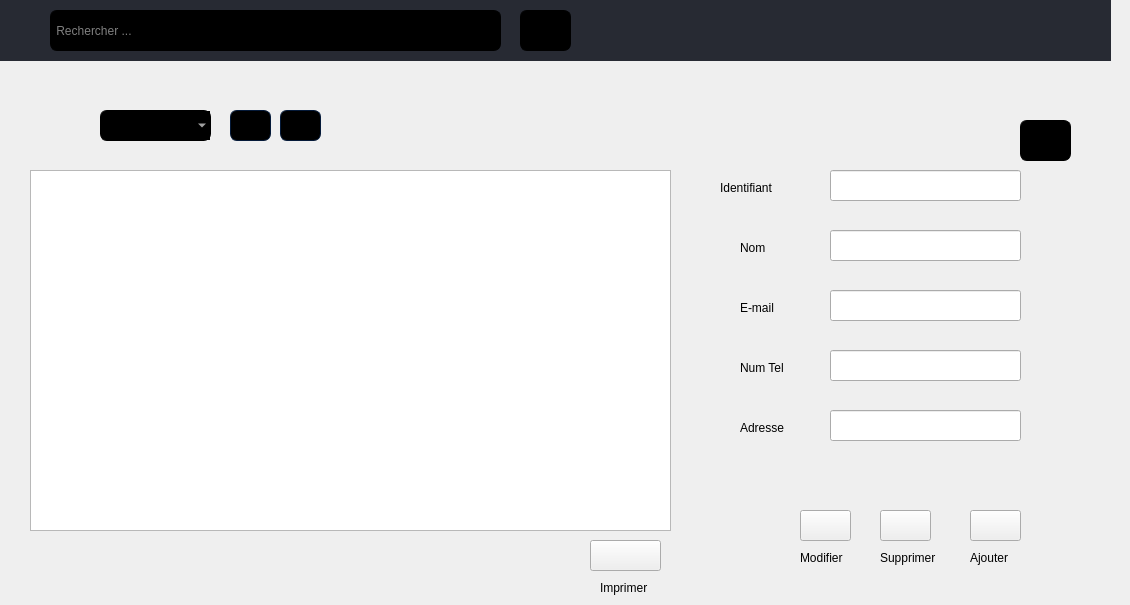
      <widget class="QWidget" name="page_10">
       <widget class="QPushButton" name="tri_decroissant_assureurs">
        <property name="geometry">
         <rect>
          <x>230</x>
          <y>110</y>
          <width>41</width>
          <height>31</height>
         </rect>
        </property>
        <property name="styleSheet">
         <string notr="true">QPushButton
{
	background-color: black;
	color: #ffffff;
	
	border-style: solid;
	border-width: 1px;
	border-radius: 7px;
	border-color: #051a39;
	padding: 5px;

}


QPushButton::flat
{
	background-color: transparent;
	border: none;
	color: #fff;

}


QPushButton::disabled
{
	background-color: #404040;
	color: #656565;
	border-color: #051a39;

}


QPushButton::hover
{
	background-color: rgba(183, 134, 32, 20%);
	border: 1px solid #b78620;

}


QPushButton::pressed
{
	background-color: qlineargradient(spread:repeat, x1:1, y1:0, x2:1, y2:1, stop:0 rgba(74, 74, 74, 255),stop:1 rgba(49, 49, 49, 255));
	border: 1px solid #b78620;

}


QPushButton::checked
{
	background-color: qlineargradient(spread:repeat, x1:1, y1:0, x2:1, y2:1, stop:0 rgba(74, 74, 74, 255),stop:1 rgba(49, 49, 49, 255));
	border: 1px solid #222;

}
</string>
        </property>
        <property name="text">
         <string/>
        </property>
        <property name="icon">
         <iconset resource="res.qrc">
          <normaloff>:/theme_sombre/fleche_bas.png</normaloff>:/theme_sombre/fleche_bas.png</iconset>
        </property>
       </widget>
       <widget class="QLineEdit" name="barre_recherche_assureurs">
        <property name="geometry">
         <rect>
          <x>50</x>
          <y>10</y>
          <width>451</width>
          <height>41</height>
         </rect>
        </property>
        <property name="styleSheet">
         <string notr="true">QLineEdit
{
	background-color: black;
	color: white;
	min-width: 80px;
	border-style: solid;
	border-width: 1px;
	border-radius: 7px;
	border-color: black
}</string>
        </property>
        <property name="text">
         <string/>
        </property>
        <property name="placeholderText">
         <string> Rechercher ...</string>
        </property>
       </widget>
       <widget class="QPushButton" name="pb_recherche_assureurs">
        <property name="geometry">
         <rect>
          <x>520</x>
          <y>10</y>
          <width>51</width>
          <height>41</height>
         </rect>
        </property>
        <property name="styleSheet">
         <string notr="true">QPushButton
{
	background-color: black;
	color: #ffffff;
	
	border-style: solid;
	border-width: 1px;
	border-radius: 7px;
	border-color: black;
	padding: 5px;

}


QPushButton::flat
{
	background-color: transparent;
	border: none;
	color: #fff;

}


QPushButton::disabled
{
	background-color: #404040;
	color: #656565;
	border-color: #051a39;

}


QPushButton::hover
{
	background-color: rgba(183, 134, 32, 20%);
	border: 1px solid #b78620;

}


QPushButton::pressed
{
	background-color: qlineargradient(spread:repeat, x1:1, y1:0, x2:1, y2:1, stop:0 rgba(74, 74, 74, 255),stop:1 rgba(49, 49, 49, 255));
	border: 1px solid #b78620;

}


QPushButton::checked
{
	background-color: qlineargradient(spread:repeat, x1:1, y1:0, x2:1, y2:1, stop:0 rgba(74, 74, 74, 255),stop:1 rgba(49, 49, 49, 255));
	border: 1px solid #222;

}

</string>
        </property>
        <property name="text">
         <string/>
        </property>
        <property name="icon">
         <iconset>
          <normaloff>:/theme_sombre/search1.png</normaloff>:/theme_sombre/search1.png</iconset>
        </property>
       </widget>
       <widget class="QLabel" name="marge_haute_2">
        <property name="geometry">
         <rect>
          <x>-10</x>
          <y>0</y>
          <width>1121</width>
          <height>61</height>
         </rect>
        </property>
        <property name="styleSheet">
         <string notr="true">background-color: #272a33;

border-color: #272a33;
	padding: 5px;
border-width: 3px;
border-style: solid ;</string>
        </property>
        <property name="text">
         <string/>
        </property>
       </widget>
       <widget class="QTableView" name="tabassureurs">
        <property name="geometry">
         <rect>
          <x>30</x>
          <y>170</y>
          <width>641</width>
          <height>361</height>
         </rect>
        </property>
        <property name="styleSheet">
         <string notr="true"/>
        </property>
       </widget>
       <widget class="QPushButton" name="tri_croissant_assureurs">
        <property name="geometry">
         <rect>
          <x>280</x>
          <y>110</y>
          <width>41</width>
          <height>31</height>
         </rect>
        </property>
        <property name="styleSheet">
         <string notr="true">QPushButton
{
	background-color: black;
	color: #ffffff;
	
	border-style: solid;
	border-width: 1px;
	border-radius: 7px;
	border-color: #051a39;
	padding: 5px;

}


QPushButton::flat
{
	background-color: transparent;
	border: none;
	color: #fff;

}


QPushButton::disabled
{
	background-color: #404040;
	color: #656565;
	border-color: #051a39;

}


QPushButton::hover
{
	background-color: rgba(183, 134, 32, 20%);
	border: 1px solid #b78620;

}


QPushButton::pressed
{
	background-color: qlineargradient(spread:repeat, x1:1, y1:0, x2:1, y2:1, stop:0 rgba(74, 74, 74, 255),stop:1 rgba(49, 49, 49, 255));
	border: 1px solid #b78620;

}


QPushButton::checked
{
	background-color: qlineargradient(spread:repeat, x1:1, y1:0, x2:1, y2:1, stop:0 rgba(74, 74, 74, 255),stop:1 rgba(49, 49, 49, 255));
	border: 1px solid #222;

}
</string>
        </property>
        <property name="text">
         <string/>
        </property>
        <property name="icon">
         <iconset resource="res.qrc">
          <normaloff>:/theme_sombre/fleche_haut.png</normaloff>:/theme_sombre/fleche_haut.png</iconset>
        </property>
       </widget>
       <widget class="QComboBox" name="liste_tri_assureurs">
        <property name="geometry">
         <rect>
          <x>100</x>
          <y>110</y>
          <width>111</width>
          <height>31</height>
         </rect>
        </property>
        <property name="styleSheet">
         <string notr="true">background-color: black;
	color: white;
	min-width: 80px;
	border-style: solid;
	border-width: 1px;
	border-radius: 7px;
	border-color: black</string>
        </property>
        <property name="currentText">
         <string/>
        </property>
       </widget>
       <widget class="QPushButton" name="clear_2">
        <property name="geometry">
         <rect>
          <x>1020</x>
          <y>120</y>
          <width>51</width>
          <height>41</height>
         </rect>
        </property>
        <property name="styleSheet">
         <string notr="true">QPushButton
{
	background-color: black;
	color: #ffffff;
	
	border-style: solid;
	border-width: 1px;
	border-radius: 7px;
	border-color: black;
	padding: 5px;

}


QPushButton::flat
{
	background-color: transparent;
	border: none;
	color: #fff;

}


QPushButton::disabled
{
	background-color: #404040;
	color: #656565;
	border-color: #051a39;

}


QPushButton::hover
{
	background-color: rgba(183, 134, 32, 20%);
	border: 1px solid #b78620;

}


QPushButton::pressed
{
	background-color: qlineargradient(spread:repeat, x1:1, y1:0, x2:1, y2:1, stop:0 rgba(74, 74, 74, 255),stop:1 rgba(49, 49, 49, 255));
	border: 1px solid #b78620;

}


QPushButton::checked
{
	background-color: qlineargradient(spread:repeat, x1:1, y1:0, x2:1, y2:1, stop:0 rgba(74, 74, 74, 255),stop:1 rgba(49, 49, 49, 255));
	border: 1px solid #222;

}
</string>
        </property>
        <property name="text">
         <string/>
        </property>
        <property name="icon">
         <iconset>
          <normaloff>:/theme_sombre/clear 2.png</normaloff>:/theme_sombre/clear 2.png</iconset>
        </property>
       </widget>
       <widget class="QPushButton" name="ajouter_assureurs">
        <property name="geometry">
         <rect>
          <x>970</x>
          <y>510</y>
          <width>51</width>
          <height>31</height>
         </rect>
        </property>
        <property name="styleSheet">
         <string notr="true"/>
        </property>
        <property name="text">
         <string/>
        </property>
        <property name="icon">
         <iconset>
          <normaloff>../../ajout.png</normaloff>../../ajout.png</iconset>
        </property>
       </widget>
       <widget class="QPushButton" name="modifier_assureurs">
        <property name="geometry">
         <rect>
          <x>800</x>
          <y>510</y>
          <width>51</width>
          <height>31</height>
         </rect>
        </property>
        <property name="styleSheet">
         <string notr="true"/>
        </property>
        <property name="text">
         <string/>
        </property>
        <property name="icon">
         <iconset>
          <normaloff>../../104668.png</normaloff>../../104668.png</iconset>
        </property>
       </widget>
       <widget class="QLabel" name="label_aj_2">
        <property name="geometry">
         <rect>
          <x>970</x>
          <y>550</y>
          <width>51</width>
          <height>16</height>
         </rect>
        </property>
        <property name="text">
         <string>Ajouter</string>
        </property>
       </widget>
       <widget class="QLabel" name="label_mdf_2">
        <property name="geometry">
         <rect>
          <x>800</x>
          <y>550</y>
          <width>51</width>
          <height>16</height>
         </rect>
        </property>
        <property name="text">
         <string>Modifier</string>
        </property>
       </widget>
       <widget class="QPushButton" name="supprimer_assureurs">
        <property name="geometry">
         <rect>
          <x>880</x>
          <y>510</y>
          <width>51</width>
          <height>31</height>
         </rect>
        </property>
        <property name="styleSheet">
         <string notr="true"/>
        </property>
        <property name="text">
         <string/>
        </property>
        <property name="icon">
         <iconset>
          <normaloff>../../delete-button.svg</normaloff>../../delete-button.svg</iconset>
        </property>
       </widget>
       <widget class="QLabel" name="label_spr_2">
        <property name="geometry">
         <rect>
          <x>880</x>
          <y>550</y>
          <width>61</width>
          <height>16</height>
         </rect>
        </property>
        <property name="text">
         <string>Supprimer</string>
        </property>
       </widget>
       <widget class="QLineEdit" name="tel_assureurs">
        <property name="geometry">
         <rect>
          <x>830</x>
          <y>350</y>
          <width>191</width>
          <height>31</height>
         </rect>
        </property>
       </widget>
       <widget class="QLabel" name="label_num_tel">
        <property name="geometry">
         <rect>
          <x>740</x>
          <y>360</y>
          <width>51</width>
          <height>16</height>
         </rect>
        </property>
        <property name="text">
         <string>Num Tel</string>
        </property>
       </widget>
       <widget class="QLineEdit" name="mail_assureurs">
        <property name="geometry">
         <rect>
          <x>830</x>
          <y>290</y>
          <width>191</width>
          <height>31</height>
         </rect>
        </property>
       </widget>
       <widget class="QLabel" name="label_nom_assureur">
        <property name="geometry">
         <rect>
          <x>740</x>
          <y>240</y>
          <width>31</width>
          <height>16</height>
         </rect>
        </property>
        <property name="text">
         <string>Nom</string>
        </property>
       </widget>
       <widget class="QLineEdit" name="id_assureurs">
        <property name="geometry">
         <rect>
          <x>830</x>
          <y>170</y>
          <width>191</width>
          <height>31</height>
         </rect>
        </property>
       </widget>
       <widget class="QLabel" name="label_id_assureurs">
        <property name="geometry">
         <rect>
          <x>720</x>
          <y>180</y>
          <width>61</width>
          <height>16</height>
         </rect>
        </property>
        <property name="text">
         <string>Identifiant</string>
        </property>
       </widget>
       <widget class="QLineEdit" name="nom_assureurs">
        <property name="geometry">
         <rect>
          <x>830</x>
          <y>230</y>
          <width>191</width>
          <height>31</height>
         </rect>
        </property>
       </widget>
       <widget class="QLabel" name="label_mail">
        <property name="geometry">
         <rect>
          <x>740</x>
          <y>300</y>
          <width>41</width>
          <height>16</height>
         </rect>
        </property>
        <property name="text">
         <string>E-mail</string>
        </property>
       </widget>
       <widget class="QLabel" name="msg_mail_assureurs">
        <property name="geometry">
         <rect>
          <x>830</x>
          <y>330</y>
          <width>191</width>
          <height>20</height>
         </rect>
        </property>
        <property name="styleSheet">
         <string notr="true"/>
        </property>
        <property name="lineWidth">
         <number>-2</number>
        </property>
        <property name="text">
         <string>&lt;span style=&quot;color: red&quot;&gt;&lt;/span&gt;</string>
        </property>
       </widget>
       <widget class="QLabel" name="msg_id_assureurs">
        <property name="geometry">
         <rect>
          <x>830</x>
          <y>210</y>
          <width>191</width>
          <height>20</height>
         </rect>
        </property>
        <property name="styleSheet">
         <string notr="true"/>
        </property>
        <property name="lineWidth">
         <number>-2</number>
        </property>
        <property name="text">
         <string>&lt;span style=&quot;color: red&quot;&gt;&lt;/span&gt;</string>
        </property>
       </widget>
       <widget class="QLabel" name="msg_tel_assureurs">
        <property name="geometry">
         <rect>
          <x>830</x>
          <y>390</y>
          <width>191</width>
          <height>20</height>
         </rect>
        </property>
        <property name="styleSheet">
         <string notr="true"/>
        </property>
        <property name="lineWidth">
         <number>-2</number>
        </property>
        <property name="text">
         <string>&lt;span style=&quot;color: red&quot;&gt;&lt;/span&gt;</string>
        </property>
       </widget>
       <widget class="QLabel" name="msg_nom_assureurs">
        <property name="geometry">
         <rect>
          <x>830</x>
          <y>270</y>
          <width>191</width>
          <height>20</height>
         </rect>
        </property>
        <property name="styleSheet">
         <string notr="true"/>
        </property>
        <property name="lineWidth">
         <number>-2</number>
        </property>
        <property name="text">
         <string>&lt;span style=&quot;color: red&quot;&gt;&lt;/span&gt;</string>
        </property>
       </widget>
       <widget class="QLabel" name="label_adresse_assureurs">
        <property name="geometry">
         <rect>
          <x>740</x>
          <y>420</y>
          <width>55</width>
          <height>16</height>
         </rect>
        </property>
        <property name="text">
         <string>Adresse</string>
        </property>
       </widget>
       <widget class="QLineEdit" name="adresse_assureurs">
        <property name="geometry">
         <rect>
          <x>830</x>
          <y>410</y>
          <width>191</width>
          <height>31</height>
         </rect>
        </property>
       </widget>
       <widget class="QLabel" name="msg_adresse_assureurs">
        <property name="geometry">
         <rect>
          <x>830</x>
          <y>450</y>
          <width>191</width>
          <height>20</height>
         </rect>
        </property>
        <property name="styleSheet">
         <string notr="true"/>
        </property>
        <property name="lineWidth">
         <number>-2</number>
        </property>
        <property name="text">
         <string>&lt;span style=&quot;color: red&quot;&gt;&lt;/span&gt;</string>
        </property>
       </widget>
       <widget class="QLabel" name="msg_local_assureurs">
        <property name="geometry">
         <rect>
          <x>830</x>
          <y>450</y>
          <width>191</width>
          <height>20</height>
         </rect>
        </property>
        <property name="styleSheet">
         <string notr="true"/>
        </property>
        <property name="lineWidth">
         <number>-2</number>
        </property>
        <property name="text">
         <string>&lt;span style=&quot;color: red&quot;&gt;&lt;/span&gt;</string>
        </property>
       </widget>
       <widget class="QPushButton" name="imprimer_assureurs">
        <property name="geometry">
         <rect>
          <x>590</x>
          <y>540</y>
          <width>71</width>
          <height>31</height>
         </rect>
        </property>
        <property name="styleSheet">
         <string notr="true"/>
        </property>
        <property name="text">
         <string/>
        </property>
        <property name="icon">
         <iconset resource="res.qrc">
          <normaloff>:/theme_normal/print1.png</normaloff>:/theme_normal/print1.png</iconset>
        </property>
       </widget>
       <widget class="QLabel" name="label_mdf_3">
        <property name="geometry">
         <rect>
          <x>600</x>
          <y>580</y>
          <width>51</width>
          <height>16</height>
         </rect>
        </property>
        <property name="text">
         <string>Imprimer</string>
        </property>
       </widget>
       <zorder>marge_haute_2</zorder>
       <zorder>tri_decroissant_assureurs</zorder>
       <zorder>barre_recherche_assureurs</zorder>
       <zorder>pb_recherche_assureurs</zorder>
       <zorder>tri_croissant_assureurs</zorder>
       <zorder>liste_tri_assureurs</zorder>
       <zorder>clear_2</zorder>
       <zorder>tabassureurs</zorder>
       <zorder>ajouter_assureurs</zorder>
       <zorder>modifier_assureurs</zorder>
       <zorder>label_aj_2</zorder>
       <zorder>label_mdf_2</zorder>
       <zorder>supprimer_assureurs</zorder>
       <zorder>label_spr_2</zorder>
       <zorder>label_num_tel</zorder>
       <zorder>label_nom_assureur</zorder>
       <zorder>label_id_assureurs</zorder>
       <zorder>label_mail</zorder>
       <zorder>tel_assureurs</zorder>
       <zorder>id_assureurs</zorder>
       <zorder>mail_assureurs</zorder>
       <zorder>nom_assureurs</zorder>
       <zorder>msg_mail_assureurs</zorder>
       <zorder>msg_id_assureurs</zorder>
       <zorder>msg_tel_assureurs</zorder>
       <zorder>msg_nom_assureurs</zorder>
       <zorder>label_adresse_assureurs</zorder>
       <zorder>adresse_assureurs</zorder>
       <zorder>msg_adresse_assureurs</zorder>
       <zorder>msg_local_assureurs</zorder>
       <zorder>imprimer_assureurs</zorder>
       <zorder>label_mdf_3</zorder>
      </widget>
